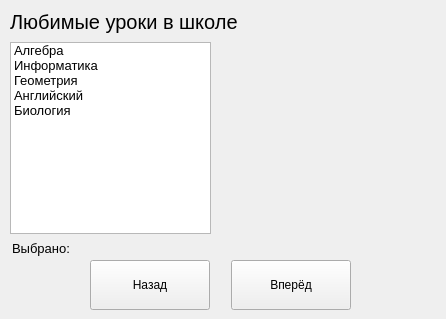
<?xml version="1.0" encoding="UTF-8"?>
<ui version="4.0">
 <class>MainWindow</class>
 <widget class="QMainWindow" name="MainWindow">
  <property name="geometry">
   <rect>
    <x>0</x>
    <y>0</y>
    <width>446</width>
    <height>319</height>
   </rect>
  </property>
  <property name="minimumSize">
   <size>
    <width>446</width>
    <height>319</height>
   </size>
  </property>
  <property name="maximumSize">
   <size>
    <width>446</width>
    <height>319</height>
   </size>
  </property>
  <property name="windowTitle">
   <string>MainWindow</string>
  </property>
  <widget class="QWidget" name="centralwidget">
   <widget class="QListWidget" name="listWidget">
    <property name="geometry">
     <rect>
      <x>10</x>
      <y>42</y>
      <width>201</width>
      <height>192</height>
     </rect>
    </property>
    <property name="font">
     <font>
      <pointsize>10</pointsize>
     </font>
    </property>
    <property name="currentRow">
     <number>-1</number>
    </property>
    <item>
     <property name="text">
      <string>Алгебра</string>
     </property>
    </item>
    <item>
     <property name="text">
      <string>Информатика</string>
     </property>
    </item>
    <item>
     <property name="text">
      <string>Геометрия</string>
     </property>
    </item>
    <item>
     <property name="text">
      <string>Английский</string>
     </property>
    </item>
    <item>
     <property name="text">
      <string>Биология</string>
     </property>
    </item>
   </widget>
   <widget class="QLabel" name="label_task">
    <property name="geometry">
     <rect>
      <x>10</x>
      <y>6</y>
      <width>421</width>
      <height>31</height>
     </rect>
    </property>
    <property name="font">
     <font>
      <family>Segoe UI</family>
      <pointsize>15</pointsize>
     </font>
    </property>
    <property name="text">
     <string>Любимые уроки в школе</string>
    </property>
   </widget>
   <widget class="QLabel" name="label_img">
    <property name="geometry">
     <rect>
      <x>230</x>
      <y>42</y>
      <width>201</width>
      <height>191</height>
     </rect>
    </property>
    <property name="text">
     <string/>
    </property>
   </widget>
   <widget class="QLabel" name="label_selected">
    <property name="geometry">
     <rect>
      <x>12</x>
      <y>240</y>
      <width>271</width>
      <height>16</height>
     </rect>
    </property>
    <property name="font">
     <font>
      <family>Segoe UI</family>
      <pointsize>10</pointsize>
     </font>
    </property>
    <property name="text">
     <string>Выбрано:</string>
    </property>
   </widget>
   <widget class="QPushButton" name="btn_back">
    <property name="geometry">
     <rect>
      <x>90</x>
      <y>260</y>
      <width>120</width>
      <height>50</height>
     </rect>
    </property>
    <property name="font">
     <font>
      <family>Segoe UI</family>
     </font>
    </property>
    <property name="text">
     <string>Назад</string>
    </property>
   </widget>
   <widget class="QPushButton" name="btn_next">
    <property name="geometry">
     <rect>
      <x>231</x>
      <y>260</y>
      <width>120</width>
      <height>50</height>
     </rect>
    </property>
    <property name="font">
     <font>
      <family>Segoe UI</family>
     </font>
    </property>
    <property name="text">
     <string>Вперёд</string>
    </property>
   </widget>
  </widget>
 </widget>
 <resources/>
 <connections/>
</ui>
